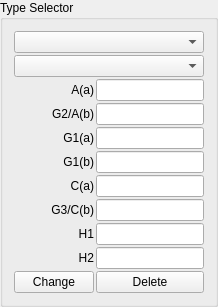
              <widget class="QGroupBox" name="TypeSetup">
               <property name="title">
                <string>Type Selector</string>
               </property>
               <layout class="QGridLayout" name="gridLayout_9">
                <item row="0" column="0">
                 <layout class="QGridLayout" name="gridLayout_Type" columnminimumwidth="0,0">
                  <property name="spacing">
                   <number>2</number>
                  </property>
                  <item row="6" column="0">
                   <widget class="QLabel" name="CathodeLabel">
                    <property name="sizePolicy">
                     <sizepolicy hsizetype="Expanding" vsizetype="Expanding">
                      <horstretch>0</horstretch>
                      <verstretch>0</verstretch>
                     </sizepolicy>
                    </property>
                    <property name="text">
                     <string>C(a)</string>
                    </property>
                    <property name="alignment">
                     <set>Qt::AlignRight|Qt::AlignTrailing|Qt::AlignVCenter</set>
                    </property>
                   </widget>
                  </item>
                  <item row="2" column="1">
                   <widget class="QLineEdit" name="AnodePin">
                    <property name="sizePolicy">
                     <sizepolicy hsizetype="Expanding" vsizetype="Expanding">
                      <horstretch>0</horstretch>
                      <verstretch>0</verstretch>
                     </sizepolicy>
                    </property>
                    <property name="toolTip">
                     <string>&lt;html&gt;&lt;head/&gt;&lt;body&gt;&lt;p&gt;Pin Number&lt;/p&gt;&lt;/body&gt;&lt;/html&gt;</string>
                    </property>
                    <property name="maxLength">
                     <number>3</number>
                    </property>
                   </widget>
                  </item>
                  <item row="3" column="0">
                   <widget class="QLabel" name="Grid2Label">
                    <property name="sizePolicy">
                     <sizepolicy hsizetype="Expanding" vsizetype="Expanding">
                      <horstretch>0</horstretch>
                      <verstretch>0</verstretch>
                     </sizepolicy>
                    </property>
                    <property name="text">
                     <string>G2/A(b)</string>
                    </property>
                    <property name="alignment">
                     <set>Qt::AlignRight|Qt::AlignTrailing|Qt::AlignVCenter</set>
                    </property>
                   </widget>
                  </item>
                  <item row="4" column="0">
                   <widget class="QLabel" name="Grid1Label">
                    <property name="sizePolicy">
                     <sizepolicy hsizetype="Expanding" vsizetype="Expanding">
                      <horstretch>0</horstretch>
                      <verstretch>0</verstretch>
                     </sizepolicy>
                    </property>
                    <property name="text">
                     <string>G1(a)</string>
                    </property>
                    <property name="alignment">
                     <set>Qt::AlignRight|Qt::AlignTrailing|Qt::AlignVCenter</set>
                    </property>
                   </widget>
                  </item>
                  <item row="6" column="1">
                   <widget class="QLineEdit" name="CathodePin">
                    <property name="sizePolicy">
                     <sizepolicy hsizetype="Expanding" vsizetype="Expanding">
                      <horstretch>0</horstretch>
                      <verstretch>0</verstretch>
                     </sizepolicy>
                    </property>
                    <property name="toolTip">
                     <string>&lt;html&gt;&lt;head/&gt;&lt;body&gt;&lt;p&gt;Pin Number&lt;/p&gt;&lt;/body&gt;&lt;/html&gt;</string>
                    </property>
                    <property name="maxLength">
                     <number>3</number>
                    </property>
                   </widget>
                  </item>
                  <item row="3" column="1">
                   <widget class="QLineEdit" name="G2Pin">
                    <property name="sizePolicy">
                     <sizepolicy hsizetype="Expanding" vsizetype="Expanding">
                      <horstretch>0</horstretch>
                      <verstretch>0</verstretch>
                     </sizepolicy>
                    </property>
                    <property name="toolTip">
                     <string>&lt;html&gt;&lt;head/&gt;&lt;body&gt;&lt;p&gt;Pin Number&lt;/p&gt;&lt;/body&gt;&lt;/html&gt;</string>
                    </property>
                    <property name="maxLength">
                     <number>3</number>
                    </property>
                   </widget>
                  </item>
                  <item row="5" column="1">
                   <widget class="QLineEdit" name="G1bPin">
                    <property name="sizePolicy">
                     <sizepolicy hsizetype="Expanding" vsizetype="Expanding">
                      <horstretch>0</horstretch>
                      <verstretch>0</verstretch>
                     </sizepolicy>
                    </property>
                    <property name="toolTip">
                     <string>&lt;html&gt;&lt;head/&gt;&lt;body&gt;&lt;p&gt;Pin Number&lt;/p&gt;&lt;/body&gt;&lt;/html&gt;</string>
                    </property>
                    <property name="maxLength">
                     <number>3</number>
                    </property>
                   </widget>
                  </item>
                  <item row="9" column="0">
                   <widget class="QLabel" name="Heater2Label">
                    <property name="sizePolicy">
                     <sizepolicy hsizetype="Expanding" vsizetype="Expanding">
                      <horstretch>0</horstretch>
                      <verstretch>0</verstretch>
                     </sizepolicy>
                    </property>
                    <property name="text">
                     <string>H2</string>
                    </property>
                    <property name="alignment">
                     <set>Qt::AlignRight|Qt::AlignTrailing|Qt::AlignVCenter</set>
                    </property>
                   </widget>
                  </item>
                  <item row="9" column="1">
                   <widget class="QLineEdit" name="HtrbPin">
                    <property name="sizePolicy">
                     <sizepolicy hsizetype="Expanding" vsizetype="Expanding">
                      <horstretch>0</horstretch>
                      <verstretch>0</verstretch>
                     </sizepolicy>
                    </property>
                    <property name="toolTip">
                     <string>&lt;html&gt;&lt;head/&gt;&lt;body&gt;&lt;p&gt;Pin Number&lt;/p&gt;&lt;/body&gt;&lt;/html&gt;</string>
                    </property>
                    <property name="maxLength">
                     <number>3</number>
                    </property>
                   </widget>
                  </item>
                  <item row="8" column="0">
                   <widget class="QLabel" name="Heater1Label">
                    <property name="sizePolicy">
                     <sizepolicy hsizetype="Expanding" vsizetype="Expanding">
                      <horstretch>0</horstretch>
                      <verstretch>0</verstretch>
                     </sizepolicy>
                    </property>
                    <property name="text">
                     <string>H1</string>
                    </property>
                    <property name="alignment">
                     <set>Qt::AlignRight|Qt::AlignTrailing|Qt::AlignVCenter</set>
                    </property>
                   </widget>
                  </item>
                  <item row="8" column="1">
                   <widget class="QLineEdit" name="HtraPin">
                    <property name="sizePolicy">
                     <sizepolicy hsizetype="Expanding" vsizetype="Expanding">
                      <horstretch>0</horstretch>
                      <verstretch>0</verstretch>
                     </sizepolicy>
                    </property>
                    <property name="toolTip">
                     <string>&lt;html&gt;&lt;head/&gt;&lt;body&gt;&lt;p&gt;Pin Number&lt;/p&gt;&lt;/body&gt;&lt;/html&gt;</string>
                    </property>
                    <property name="maxLength">
                     <number>3</number>
                    </property>
                   </widget>
                  </item>
                  <item row="7" column="0">
                   <widget class="QLabel" name="Grid3Label">
                    <property name="sizePolicy">
                     <sizepolicy hsizetype="Expanding" vsizetype="Expanding">
                      <horstretch>0</horstretch>
                      <verstretch>0</verstretch>
                     </sizepolicy>
                    </property>
                    <property name="text">
                     <string>G3/C(b)</string>
                    </property>
                    <property name="alignment">
                     <set>Qt::AlignRight|Qt::AlignTrailing|Qt::AlignVCenter</set>
                    </property>
                   </widget>
                  </item>
                  <item row="4" column="1">
                   <widget class="QLineEdit" name="G1Pin">
                    <property name="sizePolicy">
                     <sizepolicy hsizetype="Expanding" vsizetype="Expanding">
                      <horstretch>0</horstretch>
                      <verstretch>0</verstretch>
                     </sizepolicy>
                    </property>
                    <property name="toolTip">
                     <string>&lt;html&gt;&lt;head/&gt;&lt;body&gt;&lt;p&gt;Pin Number&lt;/p&gt;&lt;/body&gt;&lt;/html&gt;</string>
                    </property>
                    <property name="maxLength">
                     <number>3</number>
                    </property>
                   </widget>
                  </item>
                  <item row="2" column="0">
                   <widget class="QLabel" name="AnodeLabel">
                    <property name="sizePolicy">
                     <sizepolicy hsizetype="Expanding" vsizetype="Expanding">
                      <horstretch>0</horstretch>
                      <verstretch>0</verstretch>
                     </sizepolicy>
                    </property>
                    <property name="text">
                     <string>A(a)</string>
                    </property>
                    <property name="alignment">
                     <set>Qt::AlignRight|Qt::AlignTrailing|Qt::AlignVCenter</set>
                    </property>
                   </widget>
                  </item>
                  <item row="7" column="1">
                   <widget class="QLineEdit" name="G3Pin">
                    <property name="sizePolicy">
                     <sizepolicy hsizetype="Expanding" vsizetype="Expanding">
                      <horstretch>0</horstretch>
                      <verstretch>0</verstretch>
                     </sizepolicy>
                    </property>
                    <property name="toolTip">
                     <string>&lt;html&gt;&lt;head/&gt;&lt;body&gt;&lt;p&gt;Pin Number&lt;/p&gt;&lt;/body&gt;&lt;/html&gt;</string>
                    </property>
                    <property name="maxLength">
                     <number>3</number>
                    </property>
                   </widget>
                  </item>
                  <item row="5" column="0">
                   <widget class="QLabel" name="Grid1bLabel">
                    <property name="sizePolicy">
                     <sizepolicy hsizetype="Expanding" vsizetype="Expanding">
                      <horstretch>0</horstretch>
                      <verstretch>0</verstretch>
                     </sizepolicy>
                    </property>
                    <property name="text">
                     <string>G1(b)</string>
                    </property>
                    <property name="alignment">
                     <set>Qt::AlignRight|Qt::AlignTrailing|Qt::AlignVCenter</set>
                    </property>
                   </widget>
                  </item>
                  <item row="10" column="0">
                   <widget class="QPushButton" name="AddType">
                    <property name="sizePolicy">
                     <sizepolicy hsizetype="Expanding" vsizetype="Expanding">
                      <horstretch>0</horstretch>
                      <verstretch>0</verstretch>
                     </sizepolicy>
                    </property>
                    <property name="toolTip">
                     <string>&lt;html&gt;&lt;head/&gt;&lt;body&gt;&lt;p&gt;Change the values saved in the database for the current tube model &lt;/p&gt;&lt;/body&gt;&lt;/html&gt;</string>
                    </property>
                    <property name="text">
                     <string>Change</string>
                    </property>
                   </widget>
                  </item>
                  <item row="10" column="1">
                   <widget class="QPushButton" name="DeleteType">
                    <property name="sizePolicy">
                     <sizepolicy hsizetype="Expanding" vsizetype="Expanding">
                      <horstretch>0</horstretch>
                      <verstretch>0</verstretch>
                     </sizepolicy>
                    </property>
                    <property name="toolTip">
                     <string>&lt;html&gt;&lt;head/&gt;&lt;body&gt;&lt;p&gt;Delete the current tube model from the database&lt;/p&gt;&lt;/body&gt;&lt;/html&gt;</string>
                    </property>
                    <property name="text">
                     <string>Delete</string>
                    </property>
                   </widget>
                  </item>
                  <item row="0" column="0" colspan="2">
                   <widget class="QComboBox" name="TubeSelector">
                    <property name="sizePolicy">
                     <sizepolicy hsizetype="Expanding" vsizetype="Expanding">
                      <horstretch>0</horstretch>
                      <verstretch>0</verstretch>
                     </sizepolicy>
                    </property>
                    <property name="toolTip">
                     <string>&lt;html&gt;&lt;head/&gt;&lt;body&gt;&lt;p&gt;Select tube model in database&lt;/p&gt;&lt;/body&gt;&lt;/html&gt;</string>
                    </property>
                   </widget>
                  </item>
                  <item row="1" column="0" colspan="2">
                   <widget class="QComboBox" name="TubeType">
                    <property name="sizePolicy">
                     <sizepolicy hsizetype="Expanding" vsizetype="Expanding">
                      <horstretch>0</horstretch>
                      <verstretch>0</verstretch>
                     </sizepolicy>
                    </property>
                    <property name="toolTip">
                     <string>&lt;html&gt;&lt;head/&gt;&lt;body&gt;&lt;p&gt;Displays or sets tube type&lt;/p&gt;&lt;/body&gt;&lt;/html&gt;</string>
                    </property>
                   </widget>
                  </item>
                 </layout>
                </item>
               </layout>
              </widget>
